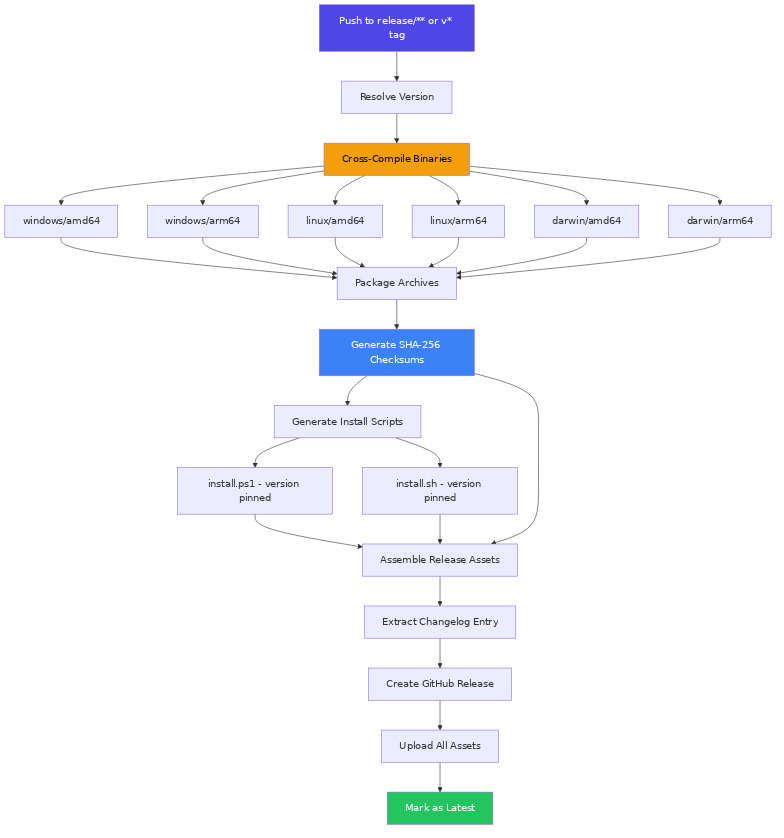
#> input picture 02-spec/16-generic-release/images/release-pipeline-flow.jpg, 784 x 838 px
$ python -i vision_eval.py   (imports and definitions only)
#> lines starting #> are read from the running program, lines starting #| are printed output that depends on the picture
"""Vision evaluation algorithms for the score endpoint.

Implements:
- Grayscale conversion
- Safe-zone (ROI) clipping
- Pattern matching via normalized cross-correlation
- Shape tracking via contour detection
- Color area thresholding

Each algorithm returns a ConfidenceResult with a 0-100 score.
"""
from __future__ import annotations

import asyncio
import logging
from dataclasses import dataclass

logger = logging.getLogger(__name__)


@dataclass
class BoundingBox:
    x: int
    y: int
    width: int
    height: int


@dataclass
class ConfidenceResult:
    score: float  # 0.0 - 100.0
    is_pass: bool
    label: str
    verdict: str = "PASS"
    reason: str = ""
    trace: dict | None = None


# [21 lines that did not run here, left out]


def convert_roi_to_image(
    roi: BoundingBox | None,
    *,
    recorded_size: tuple[int, int] | None,
    image_size: tuple[int, int],
) -> BoundingBox | None:
    """Scale a canonical-space ROI into an image's pixel space (spec 01 §7.3).

    recorded_size is the (width, height) the ROI was drawn against; None
    means unknown, in which case the ROI is returned unchanged and the
    caller's clamp still applies. image_size is the target image's
    (width, height). Identical sizes return the ROI unchanged.
    """
    if roi is None:
        return None
    if recorded_size is None:
        return roi
    recorded_width, recorded_height = recorded_size
    image_width, image_height = image_size
    if recorded_width <= 0 or recorded_height <= 0 or image_width <= 0 or image_height <= 0:
        logger.warning(
            "roi_convert_invalid_dims",
            extra={
                "recorded": f"{recorded_width}x{recorded_height}",
                "image": f"{image_width}x{image_height}",
            },
        )
        return roi
    if recorded_width == image_width and recorded_height == image_height:
        return roi
    scale_x = image_width / recorded_width
    scale_y = image_height / recorded_height
    return BoundingBox(
        x=round(roi.x * scale_x),
        y=round(roi.y * scale_y),
        width=max(1, round(roi.width * scale_x)) if roi.width > 0 else roi.width,
        height=max(1, round(roi.height * scale_y)) if roi.height > 0 else roi.height,
    )


# [24 lines that did not run here, left out]


# [38 lines that did not run here, left out]


# [34 lines that did not run here, left out]


# [35 lines that did not run here, left out]


# [279 lines not run here, left out]


# [50 lines that did not run here, left out]


# [49 lines that did not run here, left out]

>>> import cv2
>>> picture = cv2.imread('../../../02-spec/16-generic-release/images/release-pipeline-flow.jpg', cv2.IMREAD_GRAYSCALE)
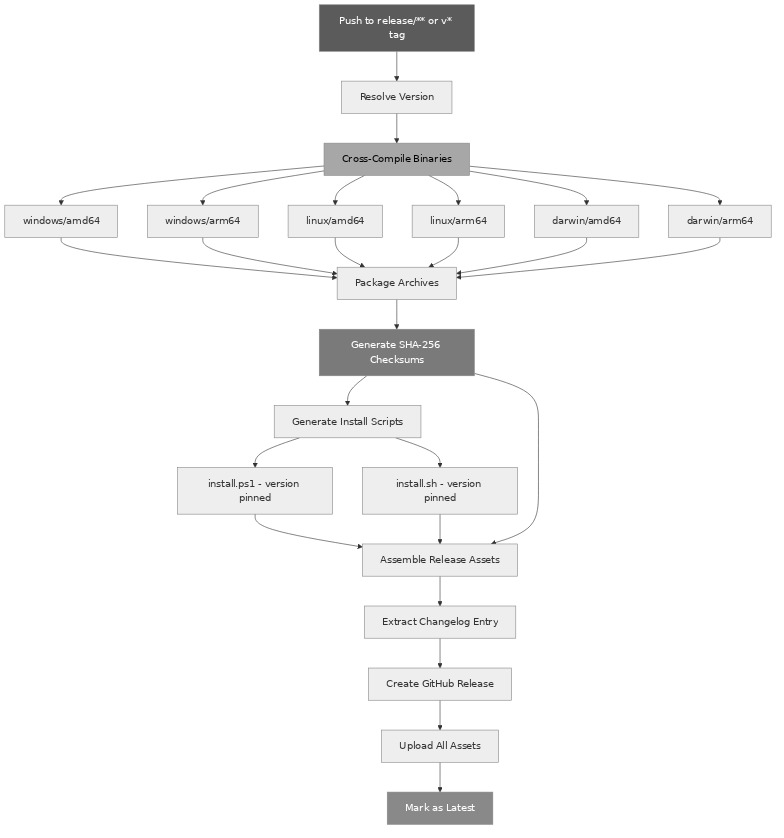
#> picture: shape (838, 784); min 0, max 255, mean 247
#> (the run stopped early here; a loop or call above may not have finished)
